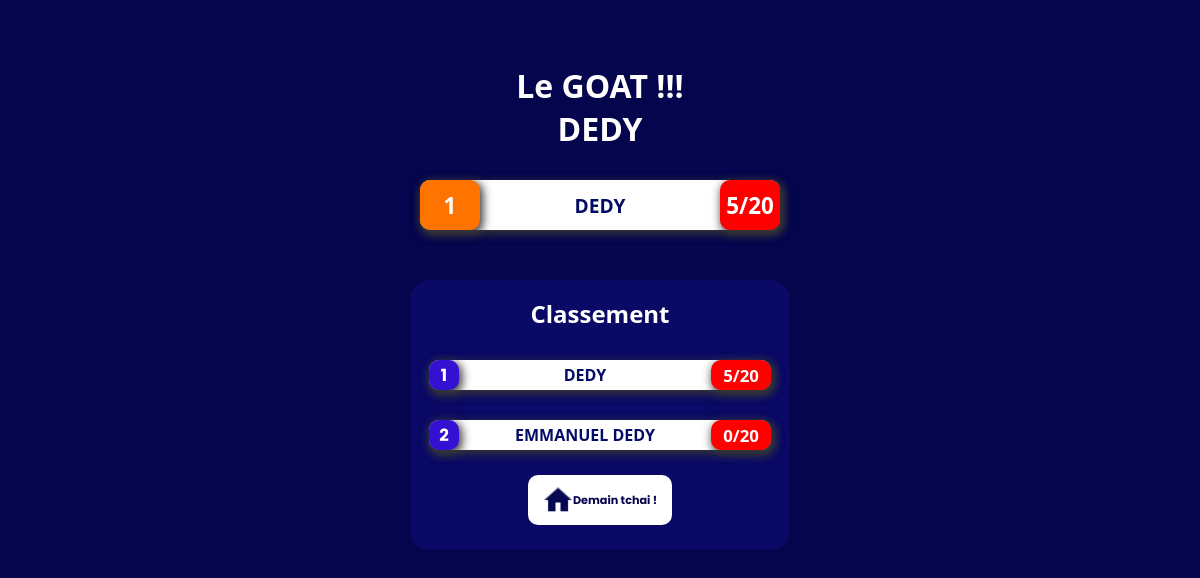
Before: /classez with the older database file.
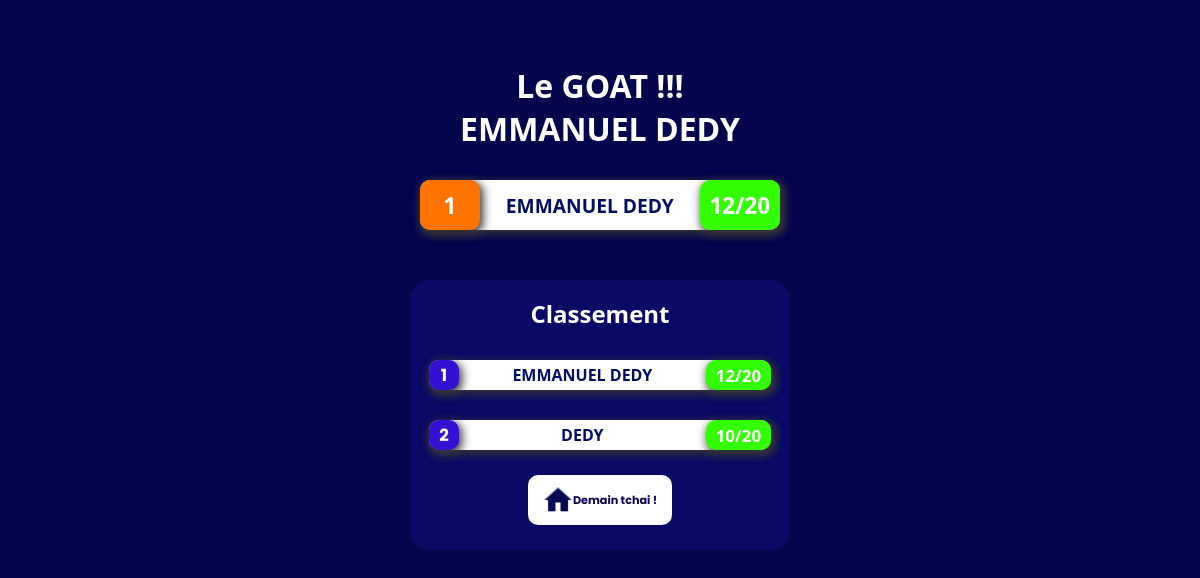
After: the same page with the newer database file.
### app.py (models this page shows, shortened)
class classement(db.Model):
    id = db.Column(db.Integer, primary_key = True)
    comp = db.Column(db.String(20), unique = False , nullable = False)
    note = db.Column(db.Integer)

### app.py (the view)
@app.route('/classez')
def classez():
    classep = classement.query.all()
    eudpe = Profiles.query.all()
    datae = compte.query.get(2)
    tab = []
    for i in classep :
        tab.append([i.note,i.comp ])
    q=[]
    tab = sorted(tab)
    w= reversed(tab)
    comp=[]
    for i in tab:
        q.append(i[0])
    maxe = max(q)
    for i in tab:
        if maxe == i[0] :
            aqsz = i
            print("voivi ",aqsz)
            break
    txs= [aqsz[0],aqsz[1]]
    aouo=[20, 'Emmanuel DEDY']
    print(txs,maxe,aqsz[1])
    lenm= len(tab)-2
    qcs=[]
    for a in tab[::-1]:
        qcs.append(a)
    qsw = qcs.index(txs)+1
    return render_template("classement.html",tab=qcs,comp=comp,maxe=txs,lenm=lenm,qsw=qsw)

### templates/classement.html (shortened to what this page needs)
<!DOCTYPE html>
<html lang="en">
<head>
    <link rel="stylesheet" href="/static/CSS/admin.css">
</head>
<body>
    <div class="aqwxc">
        <div class="clase" style="color: white;">
            <a href="/fin" style="text-decoration: none;color: white;"><h1 id="class" style="text-align: center;">Le GOAT !!! <br> <span style="text-transform: uppercase;font-family: 'Segoe UI', Tahoma, Geneva, Verdana, sans-serif;">{{maxe[1]}}</span> </h1></a>
        </div>
        {% if maxe %}
        <div class="lopm">
            <div class="lo1">
                <div class="lo105">
                    <h1 id="lo11">{{qsw}}</h1>
                </div>
                <div class="lo12">
                    <h2 style="text-transform: uppercase;font-family: 'Segoe UI', Tahoma, Geneva, Verdana, sans-serif;color: #030d66;font-weight: bolder;">{{maxe[1]}}</h2>
                </div>
                {% if maxe[0]>= 10 %}
                    <div class="lo10">
                        <h1 id="lo11">{{maxe[0]}}/20</h1>
                    </div>
                {% else %}
                    <div class="lo100">
                        <h1 id="lo11">{{maxe[0]}}/20</h1>
                    </div>
                {% endif %}
            </div>
        </div>
        {% endif %}
        <section>
            <div class="clase5" style="color: white;">
                <a href="/fin" style="text-decoration: none;color: white;"><h1 id="class" style="text-align: center;">Classement </h1></a>
            </div>
            {% for i in tab %}
            <div class="lo">
                <div class="lo1">
                    <div class="lo14">
                        <h1 id="1">{{ loop.index }}</h1>
                    </div>
                    <div class="lo12">
                        <p style="text-transform: uppercase;font-family: 'Segoe UI', Tahoma, Geneva, Verdana, sans-serif;color: #030d66;font-weight: bolder;">{{ i[1] }}</p>
                    </div>
                    {% if i[0] >= 10 %}
                        <div class="lo10">
                            <h1 id="lo11">{{ i[0] }}/20</h1>
                        </div>
                    {% else %}
                        <div class="lo100">
                            <h1 id="lo11">{{ i[0] }}/20</h1>
                        </div>
                    {% endif %}
                </div>
            </div>
            {% endfor %}
            <div class="deco">
                <div class="de1">
                    <a href="/deconnexion" id="dec"><img style="filter: invert(10%) sepia(55%) saturate(3085%) hue-rotate(229deg) brightness(91%) contrast(119%);" src="{{ url_for('static', filename='IMAGE/hom.png')}}" alt="" width="30px"> Demain tchai !</a>
                </div>
            </div>
        </section>
    </div>
</body>
</html>

### static/CSS/admin.css (style rules this page uses)
* { box-sizing: border-box; margin: 0; padding: 0; font-family: 'Poppins', sans-serif; }
body { background-color: rgb(5, 5, 78); width: 100%; }
.aqwxc { width: 100%; max-width: 400px; margin: 0 auto; margin-top: 50px; background-color: rgb(5, 5, 78); }
.lo12 h2 { font-size: 1.2rem; color: rgb(5, 5, 78); font-family: system-ui, -apple-system, BlinkMacSystemFont, 'Segoe UI', Roboto, Oxygen, Ubuntu, Cantarell, 'Open Sans', 'Helvetica Neue', sans-serif; }
.clase { width: 100%; height: 100px; color: white; display: flex; align-items: end; justify-content: center; }
#class { font-family: system-ui, -apple-system, BlinkMacSystemFont, 'Segoe UI', Roboto, Oxygen, Ubuntu, Cantarell, 'Open Sans', 'Helvetica Neue', sans-serif; }
.lopm { display: flex; align-items: center; justify-content: center; flex-direction: column; width: 100%; gap: 20px; padding-top: 30px; padding-bottom: 30px; color: black; }
.lopm .lo1 { display: flex; align-items: center; justify-content: space-between; gap: 10px; width: 90%; height: 50px; background-color: white; border-radius: 10px; animation: wine 2s infinite; }
.lo { display: flex; align-items: center; justify-content: center; flex-direction: column; width: 100%; gap: 20px; padding-top: 30px; color: black; }
.lo1 { display: flex; align-items: center; justify-content: space-between; gap: 10px; width: 90%; height: 30px; background-color: white; border-radius: 10px; box-shadow: 2px 3px 10px 1px rgb(54, 54, 54); }
#lo11 { font-family: system-ui, -apple-system, BlinkMacSystemFont, 'Segoe UI', Roboto, Oxygen, Ubuntu, Cantarell, 'Open Sans', 'Helvetica Neue', sans-serif; }
.lo14 { display: flex; align-items: center; justify-content: center; font-size: 0.7rem; color: white; width: 30px; height: 30px; background-color: rgb(52, 16, 211); border-radius: 10px; box-shadow: 2px 3px 10px 1px rgb(54, 54, 54); }
.lo10 { display: flex; align-items: center; justify-content: center; font-size: 0.7rem; color: white; padding: 1px 10px; height: 100%; background-color: rgb(51, 255, 0); border-radius: 10px; box-shadow: 2px 3px 10px 1px rgb(54, 54, 54); }
.lo105 { display: flex; align-items: center; justify-content: center; font-size: 0.7rem; color: white; width: 60px; height: 100%; background-color: rgb(255, 115, 0); border-radius: 10px; box-shadow: 2px 3px 10px 1px rgb(54, 54, 54); }
.deco { display: flex; align-items: center; justify-content: center; width: 100%; height: 100px; gap: 10px; }
.de1 { display: flex; align-items: center; justify-content: center; width: 50%; height: 100px; }
#dec { display: flex; align-items: center; justify-content: center; border-radius: 10px; padding: 10px 15px; font-size: 0.7rem; color: rgb(5, 5, 78); padding-top: 10px; margin-bottom: 50px; background-color: rgb(255, 255, 255); text-decoration: none; font-weight: bolder; margin: 0 auto; text-align: center; border: none; }
section { width: 95%; background-color: rgba(15, 15, 121, 0.575); border-radius: 20px; margin: 0 auto; margin-bottom: 10px; }
.clase5 { width: 100%; height: 50px; margin-top: 20px; color: white; display: flex; align-items: end; justify-content: center; }

Changed rows visible on the page:
changed classement "EMMANUEL DEDY": note "0" → "12"; moves up the list
changed classement "DEDY": note "5" → "10"
Other visible differences:
{{ maxe[1] }}: "DEDY" → "EMMANUEL DEDY"
{{ maxe[0] }}: (not shown) → "12"
{{ maxe[0] }}: "5" → (not shown)
